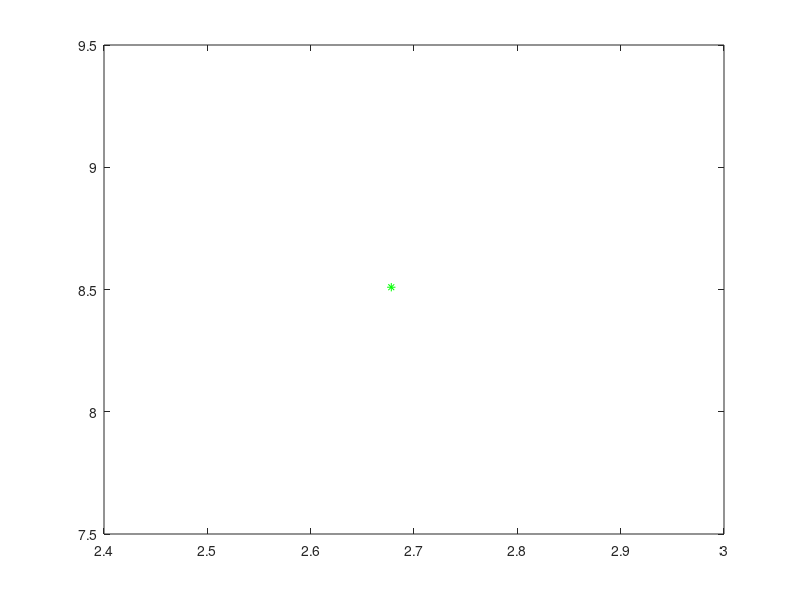

The MATLAB script that drew this image: (Note: this script raises an error after producing the figure.)
% three points of interest
clc;
clear all;
load glass_KNN;

X = glass_al_ca(1:99,1:2);
X=X';


P=6.0+(11.0-6.0).*rand(1);

Q=0.05+(3.1-0.05).*rand(1);
R=[Q,P];

R=R';

plot(R(1,1),R(2,1),'g*');

disp(R)


% 4 nearest neighbours to each point
I = nearestneighbour(R, X, 'NumberOfNeighbours', 3)
disp(I)
I=I';
hold on
plot(X(1,1), X(2, 1), 'r.','MarkerSize', 15);
plot(X(1,71), X(2, 71), 'b.','MarkerSize', 15)


for j=2 : 71
    
plot(X(1,j), X(2, j), 'r.','MarkerSize', 15);


end
count=0;
count1=0;

for k=72 : 99
plot(X(1,k), X(2, k), 'b.','MarkerSize', 15)
end

if( I(1,1)< 72)
    count=count+1;
else 
    count1=count1+1;
end
   if( I(2,1)< 72)
    count=count+1;
else 
    count1=count1+1;
   end
   
    if( I(3,1)< 72)
    count=count+1;
   else 
    count1=count1+1;
    end
 if(count1>count)
     disp('Predicted glass:headlamps');
 else
      disp('Predicted glass:building windows float processed');
 end 

hold on
p1 = repmat(R(1,1),1,3);
p2 = repmat(R(2,1),1,3);

quiver(p1, p2, X(1, I(:, 1)) - p1, X(2, I(:, 1)) - p2, 0, 'k')
legend('point of interest','building windows float processed','headlamps','location','northwest');
hold off